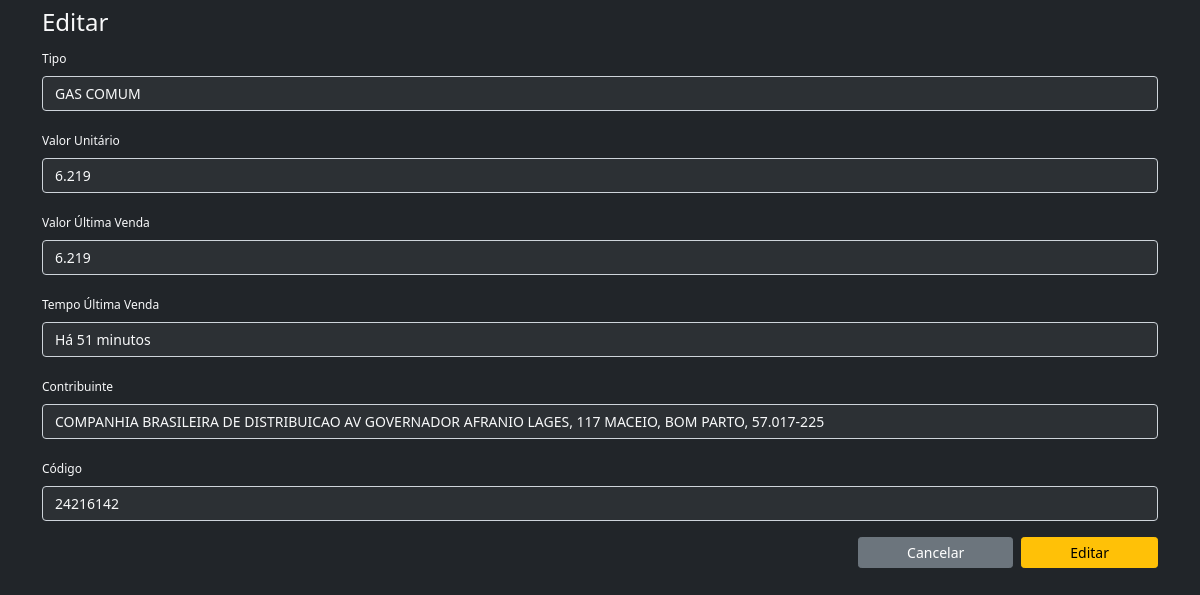
Page /edit/2/?previous_link=/ on the committed database.
### gasolina_comum/models.py (models this page shows, shortened)
class GasolinaComum(models.Model):
    tipo = models.CharField(max_length=100)
    valor_unitario = models.DecimalField(max_digits=5, decimal_places=3)
    valor_ultima_venda = models.DecimalField(max_digits=5, decimal_places=3)
    tempo_ultima_venda = models.CharField(max_length=50)
    contribuinte = models.CharField(max_length=200)
    codigo = models.PositiveIntegerField()
    raspagem = models.BooleanField(default=False)
    class Meta:
        verbose_name_plural = 'Gasolina Comum'

### gasolina_comum/views.py (the view)
# urls.py: path('edit/<int:pk>/', views.edit, name='edit'),
def edit(request, pk):
    previous_link = request.GET.get('previous_link', '/')
    item = get_object_or_404(models.GasolinaComum, pk=pk)
    if request.method == 'GET':
        edit_form = forms.GasolinaComumForm(instance=item)
        context = {
            'edit_form': edit_form,
            'previous_link_value': previous_link,
        }
        return render(request, 'gasolina_comum/edit.html', context)
    elif request.method == 'POST':
        edit_form = forms.GasolinaComumForm(request.POST, instance=item)
        if edit_form.is_valid():
            edit_form.save()
        return redirect(previous_link)

### gasolina_comum/forms.py
class GasolinaComumForm(forms.ModelForm):
    class Meta:
        model = models.GasolinaComum
        exclude = ('raspagem',)
        widgets = {
            'tipo': forms.TextInput(attrs={'type': 'text', 'class': 'form-control text-light font-size-md custom-input', 'id': 'tipo-input'}),
            'valor_unitario': forms.TextInput(attrs={'type': 'number', 'class': 'form-control text-light font-size-md custom-input', 'id': 'valor-unitario-input', 'step': '0.001'}),
            'valor_ultima_venda': forms.TextInput(attrs={'type': 'number', 'class': 'form-control text-light font-size-md custom-input', 'id': 'valor-ultima-venda-input', 'step': '0.001'}),
            'tempo_ultima_venda': forms.TextInput(attrs={'type': 'text', 'class': 'form-control text-light font-size-md custom-input', 'id': 'tempo-ultima-venda-input'}),
            'contribuinte': forms.TextInput(attrs={'type': 'text', 'class': 'form-control text-light font-size-md custom-input', 'id': 'contribuinte-input'}),
            'codigo': forms.TextInput(attrs={'type': 'number', 'class': 'form-control text-light font-size-md custom-input', 'id': 'codigo-input'}),
        }

### gasolina_comum/templates/gasolina_comum/edit.html (shortened to what this page needs)
{% extends 'gasolina_comum/base.html' %}
{% block content %}
<section>
    <div class="container d-flex justify-content-between aling-items-center mt-2">
        <h4 class="text-light">Editar</h4>
    </div>
</section>
<section>
    <div class="container">
        <form method="POST">
            <div class="mb-3">
                <label for="tipo-input" class="form-label text-light font-size-sm">Tipo</label>
                {{ edit_form.tipo }}
            </div>
            <div class="mb-3">
                <label for="valor-unitario-input" class="form-label text-light font-size-sm">Valor Unitário</label>
                {{ edit_form.valor_unitario }}
            </div>
            <div class="mb-3">
                <label for="valor-ultima-venda-input" class="form-label text-light font-size-sm">Valor Última Venda</label>
                {{ edit_form.valor_ultima_venda }}
            </div>
            <div class="mb-3">
                <label for="tempo-ultima-venda-input" class="form-label text-light font-size-sm">Tempo Última Venda</label>
                {{ edit_form.tempo_ultima_venda }}
            </div>
            <div class="mb-3">
                <label for="contribuinte-input" class="form-label text-light font-size-sm">Contribuinte</label>
                {{ edit_form.contribuinte }}
            </div>
            <div class="mb-3">
                <label for="codigo-input" class="form-label text-light font-size-sm">Código</label>
                {{ edit_form.codigo }}
            </div>
            <div class="d-flex justify-content-end align-items-center">
                <a href="{{ previous_link_value }}">
                    <button type="button" class="btn btn-secondary btn-sm px-5 me-2 shadow-none">Cancelar</button>
                </a>
                <button type="submit" class="btn btn-warning btn-sm px-5 shadow-none">Editar</button>
            </div>
        </form>
    </div>
</section>
{% endblock %}

### gasolina_comum/static/gasolina_comum/css/styles.css (style rules this page uses)
.font-size-sm { font-size: 12px; }
.font-size-md { font-size: 14px; }
.custom-input { background-color: rgb(44, 48, 52); }

### rows in the picture
GasolinaComum: tipo "GAS COMUM", valor_unitario "6.219", valor_ultima_venda "6.219", tempo_ultima_venda "Há 51 minutos", contribuinte "COMPANHIA BRASILEIRA DE DISTRIBUICAO AV GOVERNADOR AFRANIO LAGES, 117 MACEIO, BOM PARTO, 57.017-225", codigo "24216142"
